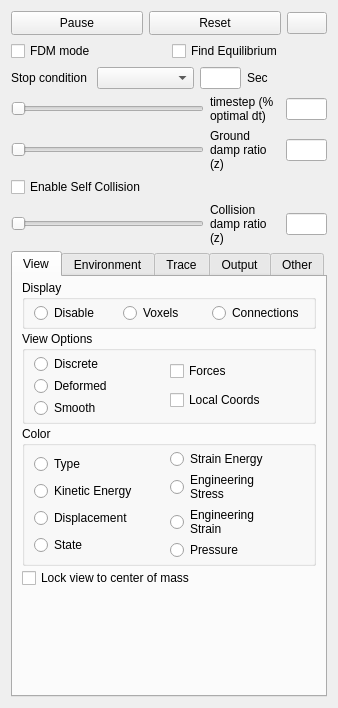
<?xml version="1.0" encoding="UTF-8"?>
<ui version="4.0">
 <class>PhysicsDialog</class>
 <widget class="QWidget" name="PhysicsDialog">
  <property name="geometry">
   <rect>
    <x>0</x>
    <y>0</y>
    <width>338</width>
    <height>708</height>
   </rect>
  </property>
  <property name="windowTitle">
   <string>Form</string>
  </property>
  <layout class="QVBoxLayout" name="verticalLayout_6">
   <item>
    <layout class="QHBoxLayout" name="horizontalLayout_6">
     <item>
      <widget class="QPushButton" name="PauseButton">
       <property name="minimumSize">
        <size>
         <width>0</width>
         <height>24</height>
        </size>
       </property>
       <property name="text">
        <string>Pause</string>
       </property>
      </widget>
     </item>
     <item>
      <widget class="QPushButton" name="ResetButton">
       <property name="minimumSize">
        <size>
         <width>0</width>
         <height>24</height>
        </size>
       </property>
       <property name="text">
        <string>Reset</string>
       </property>
      </widget>
     </item>
     <item>
      <widget class="QPushButton" name="RecordButton">
       <property name="sizePolicy">
        <sizepolicy hsizetype="Fixed" vsizetype="Fixed">
         <horstretch>0</horstretch>
         <verstretch>0</verstretch>
        </sizepolicy>
       </property>
       <property name="text">
        <string/>
       </property>
       <property name="icon">
        <iconset resource="VoxFab.qrc">
         <normaloff>:/Icons/Icons/Record.png</normaloff>:/Icons/Icons/Record.png</iconset>
       </property>
       <property name="checkable">
        <bool>true</bool>
       </property>
      </widget>
     </item>
    </layout>
   </item>
   <item>
    <layout class="QHBoxLayout" name="horizontalLayout_16">
     <item>
      <widget class="QCheckBox" name="UseFDMCheck">
       <property name="text">
        <string>FDM mode</string>
       </property>
      </widget>
     </item>
     <item>
      <widget class="QCheckBox" name="UseEquilibriumCheck">
       <property name="toolTip">
        <string>Accelerates the simulation to find the equilibrium position quickly</string>
       </property>
       <property name="text">
        <string>Find Equilibrium</string>
       </property>
      </widget>
     </item>
    </layout>
   </item>
   <item>
    <layout class="QHBoxLayout" name="horizontalLayout_15">
     <item>
      <widget class="QLabel" name="label_11">
       <property name="sizePolicy">
        <sizepolicy hsizetype="Preferred" vsizetype="Preferred">
         <horstretch>0</horstretch>
         <verstretch>0</verstretch>
        </sizepolicy>
       </property>
       <property name="minimumSize">
        <size>
         <width>0</width>
         <height>0</height>
        </size>
       </property>
       <property name="maximumSize">
        <size>
         <width>80</width>
         <height>16777215</height>
        </size>
       </property>
       <property name="toolTip">
        <string>Percent of optimal timestep to run at. [0-1.0+]
Greater values speed up the simulation, but &gt;1.0
can be unstable.</string>
       </property>
       <property name="text">
        <string>Stop condition</string>
       </property>
       <property name="wordWrap">
        <bool>true</bool>
       </property>
      </widget>
     </item>
     <item>
      <widget class="QComboBox" name="StopSelectCombo">
       <property name="toolTip">
        <string>Sets a condition for auto-stopping the simulation</string>
       </property>
      </widget>
     </item>
     <item>
      <widget class="QLineEdit" name="StopValueEdit">
       <property name="enabled">
        <bool>true</bool>
       </property>
       <property name="sizePolicy">
        <sizepolicy hsizetype="Fixed" vsizetype="Fixed">
         <horstretch>0</horstretch>
         <verstretch>0</verstretch>
        </sizepolicy>
       </property>
       <property name="minimumSize">
        <size>
         <width>41</width>
         <height>0</height>
        </size>
       </property>
       <property name="maximumSize">
        <size>
         <width>41</width>
         <height>16777215</height>
        </size>
       </property>
       <property name="acceptDrops">
        <bool>false</bool>
       </property>
       <property name="toolTip">
        <string>The value of selected auto-stopping condition to trigger a stop.</string>
       </property>
      </widget>
     </item>
     <item>
      <widget class="QLabel" name="StopValueLabel">
       <property name="sizePolicy">
        <sizepolicy hsizetype="Preferred" vsizetype="Preferred">
         <horstretch>0</horstretch>
         <verstretch>0</verstretch>
        </sizepolicy>
       </property>
       <property name="minimumSize">
        <size>
         <width>0</width>
         <height>0</height>
        </size>
       </property>
       <property name="maximumSize">
        <size>
         <width>80</width>
         <height>16777215</height>
        </size>
       </property>
       <property name="toolTip">
        <string>Percent of optimal timestep to run at. [0-1.0+]
Greater values speed up the simulation, but &gt;1.0
can be unstable.</string>
       </property>
       <property name="text">
        <string>Sec</string>
       </property>
       <property name="wordWrap">
        <bool>true</bool>
       </property>
      </widget>
     </item>
    </layout>
   </item>
   <item>
    <layout class="QHBoxLayout" name="horizontalLayout_3">
     <item>
      <widget class="QSlider" name="dtSlider">
       <property name="sizePolicy">
        <sizepolicy hsizetype="Expanding" vsizetype="Fixed">
         <horstretch>0</horstretch>
         <verstretch>0</verstretch>
        </sizepolicy>
       </property>
       <property name="minimumSize">
        <size>
         <width>120</width>
         <height>0</height>
        </size>
       </property>
       <property name="toolTip">
        <string>Percent of optimal timestep to run at. [0-1.0+]
Greater values speed up the simulation, but &gt;1.0
can be unstable.</string>
       </property>
       <property name="maximum">
        <number>100</number>
       </property>
       <property name="singleStep">
        <number>1</number>
       </property>
       <property name="orientation">
        <enum>Qt::Horizontal</enum>
       </property>
      </widget>
     </item>
     <item>
      <widget class="QLabel" name="label">
       <property name="sizePolicy">
        <sizepolicy hsizetype="Preferred" vsizetype="Preferred">
         <horstretch>0</horstretch>
         <verstretch>0</verstretch>
        </sizepolicy>
       </property>
       <property name="minimumSize">
        <size>
         <width>70</width>
         <height>0</height>
        </size>
       </property>
       <property name="maximumSize">
        <size>
         <width>80</width>
         <height>16777215</height>
        </size>
       </property>
       <property name="toolTip">
        <string>Percent of optimal timestep to run at. [0-1.0+]
Greater values speed up the simulation, but &gt;1.0
can be unstable.</string>
       </property>
       <property name="text">
        <string>timestep (%  optimal dt)</string>
       </property>
       <property name="wordWrap">
        <bool>true</bool>
       </property>
      </widget>
     </item>
     <item>
      <widget class="QLineEdit" name="dtEdit">
       <property name="enabled">
        <bool>true</bool>
       </property>
       <property name="sizePolicy">
        <sizepolicy hsizetype="Fixed" vsizetype="Fixed">
         <horstretch>0</horstretch>
         <verstretch>0</verstretch>
        </sizepolicy>
       </property>
       <property name="minimumSize">
        <size>
         <width>41</width>
         <height>0</height>
        </size>
       </property>
       <property name="maximumSize">
        <size>
         <width>41</width>
         <height>16777215</height>
        </size>
       </property>
       <property name="acceptDrops">
        <bool>false</bool>
       </property>
       <property name="toolTip">
        <string>Percent of optimal timestep to run at. [0-1.0+]
Greater values speed up the simulation, but &gt;1.0
can be unstable.</string>
       </property>
      </widget>
     </item>
    </layout>
   </item>
   <item>
    <layout class="QHBoxLayout" name="horizontalLayout_9">
     <item>
      <widget class="QSlider" name="GNDDampSlider">
       <property name="sizePolicy">
        <sizepolicy hsizetype="Expanding" vsizetype="Fixed">
         <horstretch>0</horstretch>
         <verstretch>0</verstretch>
        </sizepolicy>
       </property>
       <property name="minimumSize">
        <size>
         <width>120</width>
         <height>0</height>
        </size>
       </property>
       <property name="toolTip">
        <string>Damping ratio relative to ground [0-0.1+].
0 represents a vacuum, larger values
represent a more viscous fluid environment.</string>
       </property>
       <property name="maximum">
        <number>100</number>
       </property>
       <property name="singleStep">
        <number>1</number>
       </property>
       <property name="orientation">
        <enum>Qt::Horizontal</enum>
       </property>
      </widget>
     </item>
     <item>
      <widget class="QLabel" name="label_9">
       <property name="minimumSize">
        <size>
         <width>70</width>
         <height>0</height>
        </size>
       </property>
       <property name="maximumSize">
        <size>
         <width>80</width>
         <height>16777215</height>
        </size>
       </property>
       <property name="toolTip">
        <string>Damping ratio relative to ground [0-0.1+].
0 represents a vacuum, larger values
represent a more viscous fluid environment.</string>
       </property>
       <property name="text">
        <string>Ground damp ratio (z)</string>
       </property>
       <property name="wordWrap">
        <bool>true</bool>
       </property>
       <property name="indent">
        <number>-2</number>
       </property>
      </widget>
     </item>
     <item>
      <widget class="QLineEdit" name="GNDDampEdit">
       <property name="enabled">
        <bool>true</bool>
       </property>
       <property name="sizePolicy">
        <sizepolicy hsizetype="Fixed" vsizetype="Fixed">
         <horstretch>0</horstretch>
         <verstretch>0</verstretch>
        </sizepolicy>
       </property>
       <property name="minimumSize">
        <size>
         <width>41</width>
         <height>0</height>
        </size>
       </property>
       <property name="maximumSize">
        <size>
         <width>41</width>
         <height>16777215</height>
        </size>
       </property>
       <property name="toolTip">
        <string>Damping ratio relative to ground [0-0.1+].
0 represents a vacuum, larger values
represent a more viscous fluid environment.</string>
       </property>
      </widget>
     </item>
    </layout>
   </item>
   <item>
    <widget class="QCheckBox" name="UseSelfColCheck">
     <property name="toolTip">
      <string>Prevents self penetration when enabled.</string>
     </property>
     <property name="text">
      <string>Enable Self Collision</string>
     </property>
    </widget>
   </item>
   <item>
    <layout class="QHBoxLayout" name="horizontalLayout_7">
     <item>
      <widget class="QSlider" name="ColDampSlider">
       <property name="sizePolicy">
        <sizepolicy hsizetype="Expanding" vsizetype="Fixed">
         <horstretch>0</horstretch>
         <verstretch>0</verstretch>
        </sizepolicy>
       </property>
       <property name="minimumSize">
        <size>
         <width>120</width>
         <height>0</height>
        </size>
       </property>
       <property name="toolTip">
        <string>Damping ratio of collisions [0-2+].
Low values make elastic (bouncy) collisions, higher values
make inelastic (dead) collisions. 1.0 is critically damped.</string>
       </property>
       <property name="maximum">
        <number>100</number>
       </property>
       <property name="singleStep">
        <number>1</number>
       </property>
       <property name="orientation">
        <enum>Qt::Horizontal</enum>
       </property>
      </widget>
     </item>
     <item>
      <widget class="QLabel" name="label_7">
       <property name="minimumSize">
        <size>
         <width>70</width>
         <height>0</height>
        </size>
       </property>
       <property name="maximumSize">
        <size>
         <width>70</width>
         <height>16777215</height>
        </size>
       </property>
       <property name="toolTip">
        <string>Damping ratio of collisions [0-2+].
Low values make elastic (bouncy) collisions, higher values
make inelastic (dead) collisions. 1.0 is critically damped.</string>
       </property>
       <property name="text">
        <string>Collision damp ratio (z)</string>
       </property>
       <property name="wordWrap">
        <bool>true</bool>
       </property>
       <property name="indent">
        <number>-2</number>
       </property>
      </widget>
     </item>
     <item>
      <widget class="QLineEdit" name="ColDampEdit">
       <property name="enabled">
        <bool>true</bool>
       </property>
       <property name="sizePolicy">
        <sizepolicy hsizetype="Fixed" vsizetype="Fixed">
         <horstretch>0</horstretch>
         <verstretch>0</verstretch>
        </sizepolicy>
       </property>
       <property name="minimumSize">
        <size>
         <width>41</width>
         <height>0</height>
        </size>
       </property>
       <property name="maximumSize">
        <size>
         <width>41</width>
         <height>16777215</height>
        </size>
       </property>
       <property name="toolTip">
        <string>Damping ratio of collisions [0-2+].
Low values make elastic (bouncy) collisions, higher values
make inelastic (dead) collisions. 1.0 is critically damped.</string>
       </property>
      </widget>
     </item>
    </layout>
   </item>
   <item>
    <widget class="QTabWidget" name="PhysTabWidget">
     <property name="toolTip">
      <string>Options</string>
     </property>
     <property name="tabPosition">
      <enum>QTabWidget::North</enum>
     </property>
     <property name="currentIndex">
      <number>0</number>
     </property>
     <widget class="QWidget" name="View">
      <attribute name="title">
       <string>View</string>
      </attribute>
      <layout class="QVBoxLayout" name="verticalLayout_11">
       <property name="spacing">
        <number>2</number>
       </property>
       <property name="topMargin">
        <number>3</number>
       </property>
       <property name="bottomMargin">
        <number>3</number>
       </property>
       <item>
        <widget class="QGroupBox" name="DisplayBox">
         <property name="title">
          <string>Display</string>
         </property>
         <layout class="QHBoxLayout" name="horizontalLayout_12">
          <property name="spacing">
           <number>2</number>
          </property>
          <property name="topMargin">
           <number>3</number>
          </property>
          <property name="bottomMargin">
           <number>3</number>
          </property>
          <item>
           <widget class="QRadioButton" name="DispDisableRadio">
            <property name="text">
             <string>Disable</string>
            </property>
           </widget>
          </item>
          <item>
           <widget class="QRadioButton" name="DispVoxelsRadio">
            <property name="text">
             <string>Voxels</string>
            </property>
           </widget>
          </item>
          <item>
           <widget class="QRadioButton" name="DispConnRadio">
            <property name="text">
             <string>Connections</string>
            </property>
           </widget>
          </item>
         </layout>
        </widget>
       </item>
       <item>
        <widget class="QGroupBox" name="ViewOptionsGroup">
         <property name="title">
          <string>View Options</string>
         </property>
         <layout class="QHBoxLayout" name="horizontalLayout_14">
          <property name="spacing">
           <number>2</number>
          </property>
          <property name="topMargin">
           <number>3</number>
          </property>
          <property name="bottomMargin">
           <number>3</number>
          </property>
          <item>
           <layout class="QVBoxLayout" name="verticalLayout_9">
            <item>
             <widget class="QRadioButton" name="ViewDiscreteRadio">
              <property name="text">
               <string>Discrete</string>
              </property>
             </widget>
            </item>
            <item>
             <widget class="QRadioButton" name="ViewDeformedRadio">
              <property name="text">
               <string>Deformed</string>
              </property>
             </widget>
            </item>
            <item>
             <widget class="QRadioButton" name="ViewSmoothRadio">
              <property name="text">
               <string>Smooth</string>
              </property>
             </widget>
            </item>
           </layout>
          </item>
          <item>
           <layout class="QVBoxLayout" name="verticalLayout_7">
            <item>
             <widget class="QCheckBox" name="ForcesCheck">
              <property name="toolTip">
               <string>Internal forces (currently disabled)</string>
              </property>
              <property name="text">
               <string>Forces</string>
              </property>
             </widget>
            </item>
            <item>
             <widget class="QCheckBox" name="LocalCoordCheck">
              <property name="toolTip">
               <string>Origin and axes of each voxel.</string>
              </property>
              <property name="text">
               <string>Local Coords</string>
              </property>
             </widget>
            </item>
           </layout>
          </item>
         </layout>
        </widget>
       </item>
       <item>
        <widget class="QGroupBox" name="ColorGroup">
         <property name="title">
          <string>Color</string>
         </property>
         <layout class="QHBoxLayout" name="horizontalLayout_11">
          <property name="spacing">
           <number>2</number>
          </property>
          <property name="topMargin">
           <number>3</number>
          </property>
          <property name="bottomMargin">
           <number>3</number>
          </property>
          <item>
           <layout class="QVBoxLayout" name="verticalLayout_10">
            <item>
             <widget class="QRadioButton" name="TypeRadio">
              <property name="toolTip">
               <string>Material color</string>
              </property>
              <property name="text">
               <string>Type</string>
              </property>
             </widget>
            </item>
            <item>
             <widget class="QRadioButton" name="KineticERadio">
              <property name="toolTip">
               <string>Internal material strain</string>
              </property>
              <property name="text">
               <string>Kinetic Energy</string>
              </property>
             </widget>
            </item>
            <item>
             <widget class="QRadioButton" name="DisplacementRadio">
              <property name="toolTip">
               <string>Distance from starting point of each voxel</string>
              </property>
              <property name="text">
               <string>Displacement</string>
              </property>
             </widget>
            </item>
            <item>
             <widget class="QRadioButton" name="StateRadio">
              <property name="toolTip">
               <string>White is unyielded, yellow is yielded, red is broken.</string>
              </property>
              <property name="text">
               <string>State</string>
              </property>
             </widget>
            </item>
           </layout>
          </item>
          <item>
           <layout class="QVBoxLayout" name="verticalLayout_8">
            <property name="spacing">
             <number>1</number>
            </property>
            <item>
             <widget class="QRadioButton" name="StrainERadio">
              <property name="toolTip">
               <string>Internal material strain</string>
              </property>
              <property name="text">
               <string>Strain Energy</string>
              </property>
             </widget>
            </item>
            <item>
             <widget class="QRadioButton" name="StressRadio">
              <property name="toolTip">
               <string>Internal material stress</string>
              </property>
              <property name="text">
               <string>Engineering
Stress</string>
              </property>
             </widget>
            </item>
            <item>
             <widget class="QRadioButton" name="StrainRadio">
              <property name="toolTip">
               <string>Internal material strain</string>
              </property>
              <property name="text">
               <string>Engineering
Strain</string>
              </property>
             </widget>
            </item>
            <item>
             <widget class="QRadioButton" name="PressureRadio">
              <property name="text">
               <string>Pressure</string>
              </property>
             </widget>
            </item>
           </layout>
          </item>
         </layout>
        </widget>
       </item>
       <item>
        <widget class="QCheckBox" name="CoMCheck">
         <property name="text">
          <string>Lock view to center of mass</string>
         </property>
        </widget>
       </item>
       <item>
        <spacer name="verticalSpacer_2">
         <property name="orientation">
          <enum>Qt::Vertical</enum>
         </property>
         <property name="sizeHint" stdset="0">
          <size>
           <width>20</width>
           <height>40</height>
          </size>
         </property>
        </spacer>
       </item>
      </layout>
     </widget>
     <widget class="QWidget" name="Environment">
      <attribute name="title">
       <string>Environment</string>
      </attribute>
      <layout class="QVBoxLayout" name="verticalLayout_5">
       <property name="spacing">
        <number>2</number>
       </property>
       <property name="topMargin">
        <number>3</number>
       </property>
       <property name="bottomMargin">
        <number>3</number>
       </property>
       <item>
        <widget class="QCheckBox" name="UseTempCheck">
         <property name="toolTip">
          <string>Enables temperature changes.
Affects the size of each voxel according to its CTE.</string>
         </property>
         <property name="text">
          <string>Enable Temperature</string>
         </property>
        </widget>
       </item>
       <item>
        <layout class="QHBoxLayout" name="horizontalLayout_4">
         <item>
          <widget class="QSlider" name="TempSlider">
           <property name="toolTip">
            <string>Current environment temperature.
Base (no expansion) is 25°.</string>
           </property>
           <property name="maximum">
            <number>100</number>
           </property>
           <property name="singleStep">
            <number>1</number>
           </property>
           <property name="orientation">
            <enum>Qt::Horizontal</enum>
           </property>
          </widget>
         </item>
         <item>
          <widget class="QLabel" name="label_5">
           <property name="text">
            <string>Temp (°C)</string>
           </property>
          </widget>
         </item>
         <item>
          <widget class="QLineEdit" name="TempEdit">
           <property name="enabled">
            <bool>true</bool>
           </property>
           <property name="sizePolicy">
            <sizepolicy hsizetype="Fixed" vsizetype="Fixed">
             <horstretch>0</horstretch>
             <verstretch>0</verstretch>
            </sizepolicy>
           </property>
           <property name="minimumSize">
            <size>
             <width>41</width>
             <height>0</height>
            </size>
           </property>
           <property name="maximumSize">
            <size>
             <width>41</width>
             <height>16777215</height>
            </size>
           </property>
          </widget>
         </item>
        </layout>
       </item>
       <item>
        <widget class="QCheckBox" name="VaryTempCheck">
         <property name="toolTip">
          <string>Periodically varies the environment temperature when enabled.</string>
         </property>
         <property name="text">
          <string>Vary Temperature</string>
         </property>
        </widget>
       </item>
       <item>
        <layout class="QHBoxLayout" name="horizontalLayout_8">
         <item>
          <widget class="QSlider" name="TempPerSlider">
           <property name="toolTip">
            <string>Period of temperature variation in environment.</string>
           </property>
           <property name="maximum">
            <number>100</number>
           </property>
           <property name="singleStep">
            <number>1</number>
           </property>
           <property name="orientation">
            <enum>Qt::Horizontal</enum>
           </property>
          </widget>
         </item>
         <item>
          <widget class="QLabel" name="label_8">
           <property name="text">
            <string>Period (sec)</string>
           </property>
          </widget>
         </item>
         <item>
          <widget class="QLineEdit" name="TempPerEdit">
           <property name="enabled">
            <bool>true</bool>
           </property>
           <property name="sizePolicy">
            <sizepolicy hsizetype="Fixed" vsizetype="Fixed">
             <horstretch>0</horstretch>
             <verstretch>0</verstretch>
            </sizepolicy>
           </property>
           <property name="minimumSize">
            <size>
             <width>41</width>
             <height>0</height>
            </size>
           </property>
           <property name="maximumSize">
            <size>
             <width>41</width>
             <height>16777215</height>
            </size>
           </property>
          </widget>
         </item>
        </layout>
       </item>
       <item>
        <widget class="QCheckBox" name="UseGravCheck">
         <property name="toolTip">
          <string>Enables gravitational acceleration.</string>
         </property>
         <property name="text">
          <string>Enable Gravity</string>
         </property>
        </widget>
       </item>
       <item>
        <layout class="QHBoxLayout" name="horizontalLayout_5">
         <item>
          <widget class="QSlider" name="GravSlider">
           <property name="toolTip">
            <string>Gravitational acceleration (9.81 for earth).</string>
           </property>
           <property name="maximum">
            <number>100</number>
           </property>
           <property name="singleStep">
            <number>1</number>
           </property>
           <property name="orientation">
            <enum>Qt::Horizontal</enum>
           </property>
          </widget>
         </item>
         <item>
          <widget class="QLabel" name="label_6">
           <property name="text">
            <string>Grav (m/s²)</string>
           </property>
          </widget>
         </item>
         <item>
          <widget class="QLineEdit" name="GravEdit">
           <property name="enabled">
            <bool>true</bool>
           </property>
           <property name="sizePolicy">
            <sizepolicy hsizetype="Fixed" vsizetype="Fixed">
             <horstretch>0</horstretch>
             <verstretch>0</verstretch>
            </sizepolicy>
           </property>
           <property name="minimumSize">
            <size>
             <width>41</width>
             <height>0</height>
            </size>
           </property>
           <property name="maximumSize">
            <size>
             <width>41</width>
             <height>16777215</height>
            </size>
           </property>
          </widget>
         </item>
        </layout>
       </item>
       <item>
        <widget class="QCheckBox" name="UseFloorCheck">
         <property name="toolTip">
          <string>Enables a flat floor.</string>
         </property>
         <property name="text">
          <string>Enable Floor</string>
         </property>
        </widget>
       </item>
       <item>
        <spacer name="verticalSpacer">
         <property name="orientation">
          <enum>Qt::Vertical</enum>
         </property>
         <property name="sizeHint" stdset="0">
          <size>
           <width>20</width>
           <height>191</height>
          </size>
         </property>
        </spacer>
       </item>
      </layout>
     </widget>
     <widget class="QWidget" name="Trace">
      <attribute name="title">
       <string>Trace</string>
      </attribute>
      <layout class="QVBoxLayout" name="verticalLayout_3">
       <item>
        <layout class="QHBoxLayout" name="horizontalLayout_2">
         <item>
          <layout class="QVBoxLayout" name="verticalLayout_2">
           <item>
            <widget class="QComboBox" name="VariableCombo"/>
           </item>
           <item>
            <widget class="QLabel" name="label_2">
             <property name="text">
              <string>Plot Variable</string>
             </property>
            </widget>
           </item>
          </layout>
         </item>
         <item>
          <layout class="QVBoxLayout" name="verticalLayout">
           <item>
            <widget class="QComboBox" name="DirectionCombo"/>
           </item>
           <item>
            <widget class="QLabel" name="label_3">
             <property name="text">
              <string>Plot Direction</string>
             </property>
            </widget>
           </item>
          </layout>
         </item>
        </layout>
       </item>
       <item>
        <layout class="QHBoxLayout" name="horizontalLayout_10">
         <item>
          <spacer name="horizontalSpacer">
           <property name="orientation">
            <enum>Qt::Horizontal</enum>
           </property>
           <property name="sizeHint" stdset="0">
            <size>
             <width>40</width>
             <height>20</height>
            </size>
           </property>
          </spacer>
         </item>
         <item>
          <widget class="QCheckBox" name="LogEachCheck">
           <property name="text">
            <string>Log Every</string>
           </property>
          </widget>
         </item>
         <item>
          <widget class="QPushButton" name="SaveDataButton">
           <property name="text">
            <string>Save Data</string>
           </property>
          </widget>
         </item>
        </layout>
       </item>
      </layout>
     </widget>
     <widget class="QWidget" name="Output">
      <attribute name="title">
       <string>Output</string>
      </attribute>
      <layout class="QVBoxLayout" name="verticalLayout_4">
       <item>
        <widget class="QTextEdit" name="OutText"/>
       </item>
      </layout>
     </widget>
     <widget class="QWidget" name="Other">
      <attribute name="title">
       <string>Other</string>
      </attribute>
      <layout class="QVBoxLayout" name="verticalLayout_12">
       <property name="spacing">
        <number>1</number>
       </property>
       <property name="leftMargin">
        <number>6</number>
       </property>
       <property name="topMargin">
        <number>3</number>
       </property>
       <property name="rightMargin">
        <number>6</number>
       </property>
       <property name="bottomMargin">
        <number>3</number>
       </property>
       <item>
        <layout class="QHBoxLayout" name="horizontalLayout">
         <item>
          <widget class="QSlider" name="BondDampSlider">
           <property name="sizePolicy">
            <sizepolicy hsizetype="Expanding" vsizetype="Fixed">
             <horstretch>0</horstretch>
             <verstretch>0</verstretch>
            </sizepolicy>
           </property>
           <property name="minimumSize">
            <size>
             <width>80</width>
             <height>0</height>
            </size>
           </property>
           <property name="toolTip">
            <string>Bulk material damping. [0-1.0]
Small values are more jiggly. 0.0 represents no damping
and is unstable, 1.0 is critical damping.</string>
           </property>
           <property name="maximum">
            <number>100</number>
           </property>
           <property name="singleStep">
            <number>1</number>
           </property>
           <property name="orientation">
            <enum>Qt::Horizontal</enum>
           </property>
          </widget>
         </item>
         <item>
          <widget class="QLabel" name="label_4">
           <property name="minimumSize">
            <size>
             <width>50</width>
             <height>0</height>
            </size>
           </property>
           <property name="maximumSize">
            <size>
             <width>50</width>
             <height>16777215</height>
            </size>
           </property>
           <property name="toolTip">
            <string>Bulk material damping. [0-1.0]
Small values are more jiggly. 0.0 represents no damping
and is unstable, 1.0 is critical damping.</string>
           </property>
           <property name="text">
            <string>Bulk damp ratio (z)</string>
           </property>
           <property name="wordWrap">
            <bool>true</bool>
           </property>
           <property name="indent">
            <number>-2</number>
           </property>
          </widget>
         </item>
         <item>
          <widget class="QLineEdit" name="BondDampEdit">
           <property name="enabled">
            <bool>true</bool>
           </property>
           <property name="sizePolicy">
            <sizepolicy hsizetype="Fixed" vsizetype="Fixed">
             <horstretch>0</horstretch>
             <verstretch>0</verstretch>
            </sizepolicy>
           </property>
           <property name="minimumSize">
            <size>
             <width>41</width>
             <height>0</height>
            </size>
           </property>
           <property name="maximumSize">
            <size>
             <width>41</width>
             <height>16777215</height>
            </size>
           </property>
           <property name="toolTip">
            <string>Bulk material damping. [0-1.0]
Small values are more jiggly. 0.0 represents no damping
and is unstable, 1.0 is critical damping.</string>
           </property>
          </widget>
         </item>
        </layout>
       </item>
       <item>
        <widget class="QCheckBox" name="UseMaxVelLimitCheck">
         <property name="toolTip">
          <string>Enforces a maximum velocity when enabled (rarely used).
Useful for highly unstable scenarios.</string>
         </property>
         <property name="text">
          <string>Enable Velocity Limit</string>
         </property>
        </widget>
       </item>
       <item>
        <layout class="QHBoxLayout" name="horizontalLayout_13">
         <item>
          <widget class="QSlider" name="MaxVelLimitSlider">
           <property name="sizePolicy">
            <sizepolicy hsizetype="Expanding" vsizetype="Fixed">
             <horstretch>0</horstretch>
             <verstretch>0</verstretch>
            </sizepolicy>
           </property>
           <property name="minimumSize">
            <size>
             <width>120</width>
             <height>0</height>
            </size>
           </property>
           <property name="toolTip">
            <string>Maximum voxel velocity.</string>
           </property>
           <property name="maximum">
            <number>100</number>
           </property>
           <property name="singleStep">
            <number>1</number>
           </property>
           <property name="orientation">
            <enum>Qt::Horizontal</enum>
           </property>
          </widget>
         </item>
         <item>
          <widget class="QLabel" name="label_10">
           <property name="minimumSize">
            <size>
             <width>70</width>
             <height>0</height>
            </size>
           </property>
           <property name="maximumSize">
            <size>
             <width>70</width>
             <height>16777215</height>
            </size>
           </property>
           <property name="text">
            <string>Maximum Voxel Velocity</string>
           </property>
           <property name="wordWrap">
            <bool>true</bool>
           </property>
           <property name="indent">
            <number>-2</number>
           </property>
          </widget>
         </item>
        </layout>
       </item>
       <item>
        <widget class="QCheckBox" name="UseVolumeEffectsCheck">
         <property name="text">
          <string>Enable Volume Effects</string>
         </property>
        </widget>
       </item>
       <item>
        <spacer name="verticalSpacer_3">
         <property name="orientation">
          <enum>Qt::Vertical</enum>
         </property>
         <property name="sizeHint" stdset="0">
          <size>
           <width>20</width>
           <height>363</height>
          </size>
         </property>
        </spacer>
       </item>
      </layout>
     </widget>
    </widget>
   </item>
  </layout>
 </widget>
 <resources>
  <include location="VoxFab.qrc"/>
 </resources>
 <connections/>
</ui>
